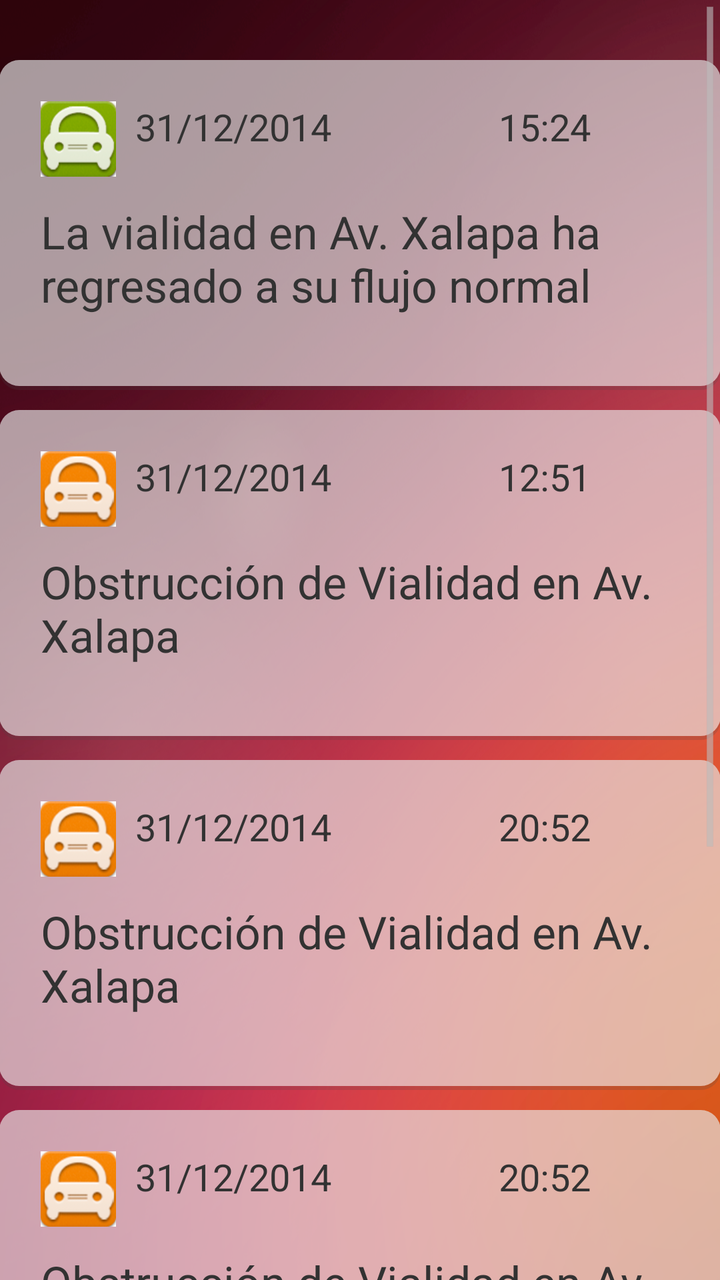
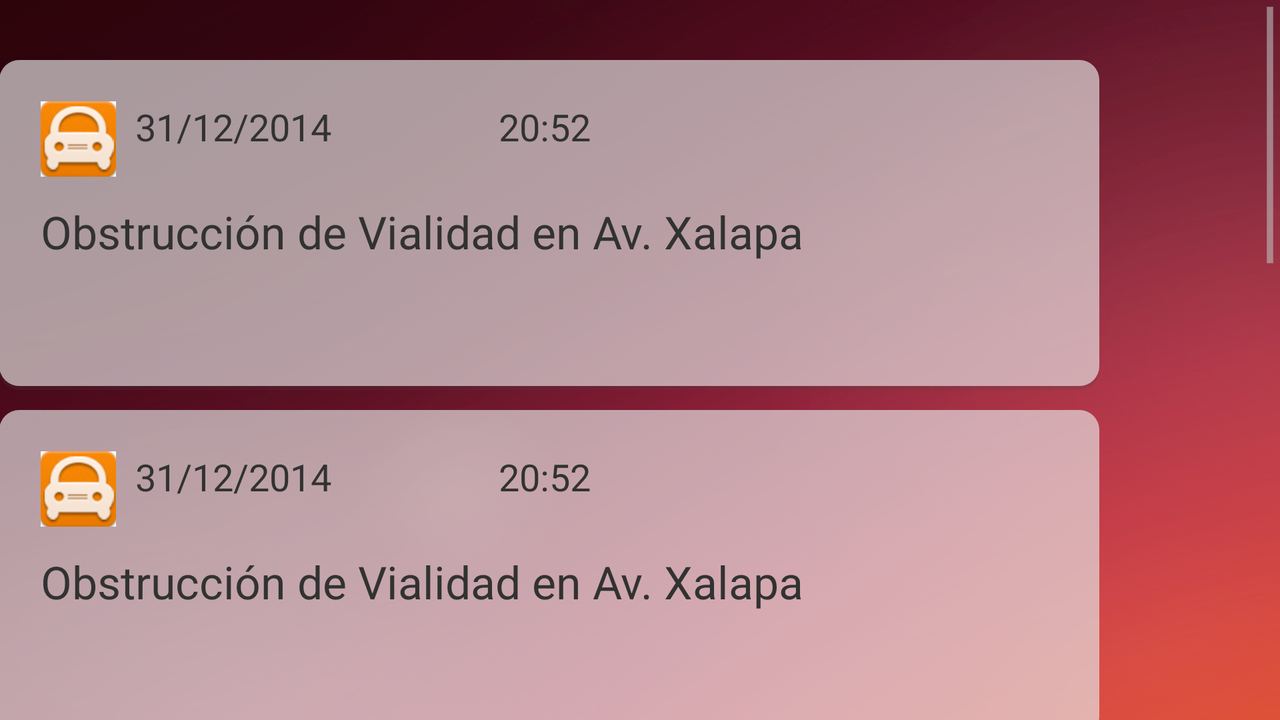

One screen, two layout resources from the same app: the default and the author's alternative for another configuration. Each is rendered where Android would select it; the XML of both is given below.
<!-- AndroidManifest.xml: application theme noRobot -->
<!-- res/layout/activity_notificaciones.xml -->
<android.support.v4.widget.DrawerLayout
    xmlns:android="http://schemas.android.com/apk/res/android"
    android:id="@+id/drawer_layout"
    android:layout_width="match_parent"
    android:layout_height="match_parent">
    
    <FrameLayout
        android:id="@+id/content_frame"
        android:layout_width="match_parent"
        android:layout_height="match_parent" />
    
    <ListView android:id="@+id/left_drawer"
        android:layout_width="240dp"
        android:layout_height="match_parent"
        android:layout_gravity="left"
        android:choiceMode="singleChoice"
        android:entries="@array/ventanas"
        android:background="@color/coloraccion"/>


<ScrollView
    xmlns:android="http://schemas.android.com/apk/res/android"
    android:layout_width="fill_parent"
    android:layout_height="fill_parent"
    android:fillViewport="true">

<RelativeLayout xmlns:android="http://schemas.android.com/apk/res/android"
    xmlns:tools="http://schemas.android.com/tools"
    android:layout_width="match_parent"
    android:layout_height="match_parent"
    android:paddingLeft="@dimen/activity_horizontal_margin"
    android:paddingRight="@dimen/activity_horizontal_margin"
    android:paddingTop="@dimen/activity_vertical_margin"
    android:paddingBottom="@dimen/activity_vertical_margin"
    android:background="@drawable/fondonotificaciones"
    tools:context=".Notificaciones">



    <LinearLayout

        android:orientation="horizontal"
        android:id ="@+id/inicio"
        android:layout_width="550dp"
        android:layout_height="165dp"
        android:layout_marginTop="30dp"
        android:layout_marginBottom="10dp"
        android:background="@drawable/bg_card">

        <RelativeLayout


            android:id = "@+id/layoutloco"
            android:layout_width="match_parent"
            android:layout_height="match_parent">

            <LinearLayout

                android:orientation="horizontal"
                android:id ="@+id/icono"
                android:layout_width="37.5dp"
                android:layout_height="37.5dp"
                android:layout_marginTop="12.5dp"
                android:layout_marginLeft="12.5dp"
                android:background="@drawable/iconotransitoverde">
                </LinearLayout>



            <TextView
                android:layout_width="120dp"
                android:text="31/12/2014"
                android:textSize="9pt"
                android:layout_height="37.5dp"
                android:layout_marginTop="12.5dp"
                android:layout_marginLeft="60dp"/>

            <TextView
                android:text="15:24"
                android:textSize="9pt"
                android:layout_width="108dp"
                android:layout_height="37.5dp"
                android:layout_marginTop="12.5dp"
                android:layout_marginLeft="241.5dp"/>

            <TextView
                android:text="La vialidad en Av. Xalapa ha regresado a su flujo normal"
                android:textSize="11pt"
                android:layout_width="469dp"
                android:layout_height="90dp"
                android:layout_marginTop="62.5dp"
                android:layout_marginLeft="12.5dp"/>




        </RelativeLayout>



    </LinearLayout>

    <LinearLayout
        android:orientation="horizontal"
        android:id="@+id/tarjeta"
        android:layout_below="@id/inicio"
        android:layout_width="550dp"
        android:layout_height="165dp"
        android:layout_marginBottom="10dp"
        android:background="@drawable/bg_card">
        <RelativeLayout


            android:id = "@+id/layout2"
            android:layout_width="match_parent"
            android:layout_height="match_parent">

            <LinearLayout

                android:orientation="horizontal"
                android:layout_width="37.5dp"
                android:layout_height="37.5dp"
                android:layout_marginTop="12.5dp"
                android:layout_marginLeft="12.5dp"
                android:background="@drawable/iconotransito">
            </LinearLayout>



            <TextView
                android:layout_width="120dp"
                android:text="31/12/2014"
                android:textSize="9pt"
                android:layout_height="37.5dp"
                android:layout_marginTop="12.5dp"
                android:layout_marginLeft="60dp"/>

            <TextView
                android:text="12:51"
                android:textSize="9pt"
                android:layout_width="108dp"
                android:layout_height="37.5dp"
                android:layout_marginTop="12.5dp"
                android:layout_marginLeft="241.5dp"/>

            <TextView
                android:text="Obstrucción de Vialidad en Av. Xalapa"
                android:textSize="11pt"
                android:layout_width="469dp"
                android:layout_height="90dp"
                android:layout_marginTop="62.5dp"
                android:layout_marginLeft="12.5dp"/>




        </RelativeLayout>

    </LinearLayout>

    <LinearLayout
        android:orientation="horizontal"
        android:id="@+id/tarjeta2"
        android:layout_below="@id/tarjeta"
        android:layout_width="550dp"
        android:layout_height="165dp"
        android:layout_marginBottom="10dp"
        android:background="@drawable/bg_card">

        <RelativeLayout


            android:id = "@+id/layout4"
            android:layout_width="match_parent"
            android:layout_height="match_parent">

            <LinearLayout

                android:orientation="horizontal"
                android:layout_width="37.5dp"
                android:layout_height="37.5dp"
                android:layout_marginTop="12.5dp"
                android:layout_marginLeft="12.5dp"
                android:background="@drawable/iconotransito">
            </LinearLayout>



            <TextView
                android:layout_width="120dp"
                android:text="31/12/2014"
                android:textSize="9pt"
                android:layout_height="37.5dp"
                android:layout_marginTop="12.5dp"
                android:layout_marginLeft="60dp"/>

            <TextView
                android:text="20:52"
                android:textSize="9pt"
                android:layout_width="108dp"
                android:layout_height="37.5dp"
                android:layout_marginTop="12.5dp"
                android:layout_marginLeft="241.5dp"/>

            <TextView
                android:text="Obstrucción de Vialidad en Av. Xalapa"
                android:textSize="11pt"
                android:layout_width="469dp"
                android:layout_height="90dp"
                android:layout_marginTop="62.5dp"
                android:layout_marginLeft="12.5dp"/>




        </RelativeLayout>

    </LinearLayout>
    <LinearLayout
        android:orientation="horizontal"
        android:id="@+id/tarjet3"
        android:layout_below="@id/tarjeta2"
        android:layout_width="550dp"
        android:layout_height="165dp"
        android:layout_marginBottom="10dp"
        android:background="@drawable/bg_card">


        <RelativeLayout


            android:id = "@+id/layout3"
            android:layout_width="match_parent"
            android:layout_height="match_parent">

            <LinearLayout

                android:orientation="horizontal"
                android:layout_width="37.5dp"
                android:layout_height="37.5dp"
                android:layout_marginTop="12.5dp"
                android:layout_marginLeft="12.5dp"
                android:background="@drawable/iconotransito">
            </LinearLayout>



            <TextView
                android:layout_width="120dp"
                android:text="31/12/2014"
                android:textSize="9pt"
                android:layout_height="37.5dp"
                android:layout_marginTop="12.5dp"
                android:layout_marginLeft="60dp"/>

            <TextView
                android:text="20:52"
                android:textSize="9pt"
                android:layout_width="108dp"
                android:layout_height="37.5dp"
                android:layout_marginTop="12.5dp"
                android:layout_marginLeft="241.5dp"/>

            <TextView
                android:text="Obstrucción de Vialidad en Av. Xalapa"
                android:textSize="11pt"
                android:layout_width="469dp"
                android:layout_height="90dp"
                android:layout_marginTop="62.5dp"
                android:layout_marginLeft="12.5dp"/>


        </RelativeLayout>

    </LinearLayout>


    

</RelativeLayout>
</ScrollView>
</android.support.v4.widget.DrawerLayout>
<!-- resources referenced by this layout -->
<resources>
  <string-array name="ventanas">
          <item>Buscar</item>
          <item>Notificaciones</item>
          <item>Reportar</item>
          <item>Ubicación</item>
          <item>Cerrar Sesión</item>
      </string-array>
  <color name="coloraccion">#DC7601</color>
  <!-- drawable bg_card (drawable-xhdpi) -->
  <?xml version="1.0" encoding="utf-8"?>
  <layer-list xmlns:android="http://schemas.android.com/apk/res/android">
      <item>
          <shape>
              <padding android:top="0dp" android:right="0dp" android:bottom="2dp" android:left="0dp" />
              <solid android:color="#33464646" />
  
              <corners android:radius="10dp"/>
          </shape>
      </item>
  
      <item>
          <shape>
              <padding android:top="0dp" android:right="0dp" android:bottom="0dp" android:left="0dp" />
              <solid android:color="#26FFFFFF" />
              <corners android:radius="10dp"/>
          </shape>
      </item>
  
  
      <item>
          <shape android:shape="rectangle"
              android:dither="true">
  
              <corners android:radius="10dp"/>
  
              <solid android:color="#80FFFFFF" />
  
          </shape>
      </item>
  
  
  
      <item android:top="2dp">
  
          <shape android:shape="rectangle"
              android:dither="true">
  
  
              <corners android:radius="10dp" />
  
  
  
              <padding android:bottom="8dp"
                  android:left="8dp"
                  android:right="8dp"
                  android:top="8dp" />
          </shape>
      </item>
  </layer-list>
  <!-- drawable fondonotificaciones: png bitmap (drawable-xhdpi, 766153 bytes) -->
  <!-- drawable iconotransito: png bitmap (drawable-xhdpi, 9820 bytes) -->
  <!-- drawable iconotransitoverde: png bitmap (drawable-xhdpi, 9085 bytes) -->
  <style name="noRobot" parent="android:Theme.Holo.Light.DarkActionBar">
  
          <item name="android:icon">@android:color/transparent</item>
          <item name="android:actionBarStyle">@style/MyActionBar</item>
  
  
      </style>
  <style name="MyActionBar" parent="@android:style/Widget.Holo.Light.ActionBar.Solid.Inverse">
          <item name="android:background">@color/coloraccion</item>
  
      </style>
</resources>
<!-- res/layout-land/activity_notificaciones.xml (the author's variant of the layout above) -->
<!-- drawn on the phone turned sideways -->
<ScrollView
    xmlns:android="http://schemas.android.com/apk/res/android"
    android:layout_width="fill_parent"
    android:layout_height="fill_parent"
    android:fillViewport="true">

<RelativeLayout xmlns:android="http://schemas.android.com/apk/res/android"
    xmlns:tools="http://schemas.android.com/tools"
    android:layout_width="match_parent"
    android:layout_height="match_parent"
    android:paddingLeft="@dimen/activity_horizontal_margin"
    android:paddingRight="@dimen/activity_horizontal_margin"
    android:paddingTop="@dimen/activity_vertical_margin"
    android:paddingBottom="@dimen/activity_vertical_margin"
    android:background="@drawable/fondonotificaciones"
    tools:context=".Notificaciones">



    <LinearLayout

        android:orientation="horizontal"
        android:id ="@+id/inicio"
        android:layout_width="550dp"
        android:layout_height="165dp"
        android:layout_marginTop="30dp"
        android:layout_marginBottom="10dp"
        android:background="@drawable/bg_card">

        <RelativeLayout


            android:id = "@+id/layoutloco"
            android:layout_width="match_parent"
            android:layout_height="match_parent">

            <LinearLayout

                android:orientation="horizontal"
                android:id ="@+id/icono"
                android:layout_width="37.5dp"
                android:layout_height="37.5dp"
                android:layout_marginTop="12.5dp"
                android:layout_marginLeft="12.5dp"
                android:background="@drawable/iconotransito">
                </LinearLayout>



            <TextView
                android:layout_width="120dp"
                android:text="31/12/2014"
                android:textSize="9pt"
                android:layout_height="37.5dp"
                android:layout_marginTop="12.5dp"
                android:layout_marginLeft="60dp"/>

            <TextView
                android:text="20:52"
                android:textSize="9pt"
                android:layout_width="108dp"
                android:layout_height="37.5dp"
                android:layout_marginTop="12.5dp"
                android:layout_marginLeft="241.5dp"/>

            <TextView
                android:text="Obstrucción de Vialidad en Av. Xalapa"
                android:textSize="11pt"
                android:layout_width="469dp"
                android:layout_height="90dp"
                android:layout_marginTop="62.5dp"
                android:layout_marginLeft="12.5dp"/>




        </RelativeLayout>



    </LinearLayout>

    <LinearLayout
        android:orientation="horizontal"
        android:id="@+id/tarjeta"
        android:layout_below="@id/inicio"
        android:layout_width="550dp"
        android:layout_height="165dp"
        android:layout_marginBottom="10dp"
        android:background="@drawable/bg_card">
        <RelativeLayout


            android:id = "@+id/layout2"
            android:layout_width="match_parent"
            android:layout_height="match_parent">

            <LinearLayout

                android:orientation="horizontal"
                android:layout_width="37.5dp"
                android:layout_height="37.5dp"
                android:layout_marginTop="12.5dp"
                android:layout_marginLeft="12.5dp"
                android:background="@drawable/iconotransito">
            </LinearLayout>



            <TextView
                android:layout_width="120dp"
                android:text="31/12/2014"
                android:textSize="9pt"
                android:layout_height="37.5dp"
                android:layout_marginTop="12.5dp"
                android:layout_marginLeft="60dp"/>

            <TextView
                android:text="20:52"
                android:textSize="9pt"
                android:layout_width="108dp"
                android:layout_height="37.5dp"
                android:layout_marginTop="12.5dp"
                android:layout_marginLeft="241.5dp"/>

            <TextView
                android:text="Obstrucción de Vialidad en Av. Xalapa"
                android:textSize="11pt"
                android:layout_width="469dp"
                android:layout_height="90dp"
                android:layout_marginTop="62.5dp"
                android:layout_marginLeft="12.5dp"/>




        </RelativeLayout>

    </LinearLayout>

    <LinearLayout
        android:orientation="horizontal"
        android:id="@+id/tarjeta2"
        android:layout_below="@id/tarjeta"
        android:layout_width="550dp"
        android:layout_height="165dp"
        android:layout_marginBottom="10dp"
        android:background="@drawable/bg_card">

        <RelativeLayout


            android:id = "@+id/layout4"
            android:layout_width="match_parent"
            android:layout_height="match_parent">

            <LinearLayout

                android:orientation="horizontal"
                android:layout_width="37.5dp"
                android:layout_height="37.5dp"
                android:layout_marginTop="12.5dp"
                android:layout_marginLeft="12.5dp"
                android:background="@drawable/iconotransito">
            </LinearLayout>



            <TextView
                android:layout_width="120dp"
                android:text="31/12/2014"
                android:textSize="9pt"
                android:layout_height="37.5dp"
                android:layout_marginTop="12.5dp"
                android:layout_marginLeft="60dp"/>

            <TextView
                android:text="20:52"
                android:textSize="9pt"
                android:layout_width="108dp"
                android:layout_height="37.5dp"
                android:layout_marginTop="12.5dp"
                android:layout_marginLeft="241.5dp"/>

            <TextView
                android:text="Obstrucción de Vialidad en Av. Xalapa"
                android:textSize="11pt"
                android:layout_width="469dp"
                android:layout_height="90dp"
                android:layout_marginTop="62.5dp"
                android:layout_marginLeft="12.5dp"/>




        </RelativeLayout>

    </LinearLayout>
    <LinearLayout
        android:orientation="horizontal"
        android:id="@+id/tarjet3"
        android:layout_below="@id/tarjeta2"
        android:layout_width="550dp"
        android:layout_height="165dp"
        android:layout_marginBottom="10dp"
        android:background="@drawable/bg_card">


        <RelativeLayout


            android:id = "@+id/layout3"
            android:layout_width="match_parent"
            android:layout_height="match_parent">

            <LinearLayout

                android:orientation="horizontal"
                android:layout_width="37.5dp"
                android:layout_height="37.5dp"
                android:layout_marginTop="12.5dp"
                android:layout_marginLeft="12.5dp"
                android:background="@drawable/iconotransito">
            </LinearLayout>



            <TextView
                android:layout_width="120dp"
                android:text="31/12/2014"
                android:textSize="9pt"
                android:layout_height="37.5dp"
                android:layout_marginTop="12.5dp"
                android:layout_marginLeft="60dp"/>

            <TextView
                android:text="20:52"
                android:textSize="9pt"
                android:layout_width="108dp"
                android:layout_height="37.5dp"
                android:layout_marginTop="12.5dp"
                android:layout_marginLeft="241.5dp"/>

            <TextView
                android:text="Obstrucción de Vialidad en Av. Xalapa"
                android:textSize="11pt"
                android:layout_width="469dp"
                android:layout_height="90dp"
                android:layout_marginTop="62.5dp"
                android:layout_marginLeft="12.5dp"/>


        </RelativeLayout>

    </LinearLayout>


    

</RelativeLayout>
</ScrollView>
<!-- resources referenced by the variant -->
<!-- as the phone turned sideways resolves them -->
<resources>
  <!-- drawable bg_card (drawable-xhdpi) -->
  <?xml version="1.0" encoding="utf-8"?>
  <layer-list xmlns:android="http://schemas.android.com/apk/res/android">
      <item>
          <shape>
              <padding android:top="0dp" android:right="0dp" android:bottom="2dp" android:left="0dp" />
              <solid android:color="#33464646" />
  
              <corners android:radius="10dp"/>
          </shape>
      </item>
  
      <item>
          <shape>
              <padding android:top="0dp" android:right="0dp" android:bottom="0dp" android:left="0dp" />
              <solid android:color="#26FFFFFF" />
              <corners android:radius="10dp"/>
          </shape>
      </item>
  
  
      <item>
          <shape android:shape="rectangle"
              android:dither="true">
  
              <corners android:radius="10dp"/>
  
              <solid android:color="#80FFFFFF" />
  
          </shape>
      </item>
  
  
  
      <item android:top="2dp">
  
          <shape android:shape="rectangle"
              android:dither="true">
  
  
              <corners android:radius="10dp" />
  
  
  
              <padding android:bottom="8dp"
                  android:left="8dp"
                  android:right="8dp"
                  android:top="8dp" />
          </shape>
      </item>
  </layer-list>
  <!-- drawable fondonotificaciones: png bitmap (drawable-xhdpi, 766153 bytes) -->
  <!-- drawable iconotransito: png bitmap (drawable-xhdpi, 9820 bytes) -->
  <style name="noRobot" parent="android:Theme.Holo.Light.DarkActionBar">
  
          <item name="android:icon">@android:color/transparent</item>
          <item name="android:actionBarStyle">@style/MyActionBar</item>
  
  
      </style>
  <style name="MyActionBar" parent="@android:style/Widget.Holo.Light.ActionBar.Solid.Inverse">
          <item name="android:background">@color/coloraccion</item>
  
      </style>
  <color name="coloraccion">#DC7601</color>
</resources>
